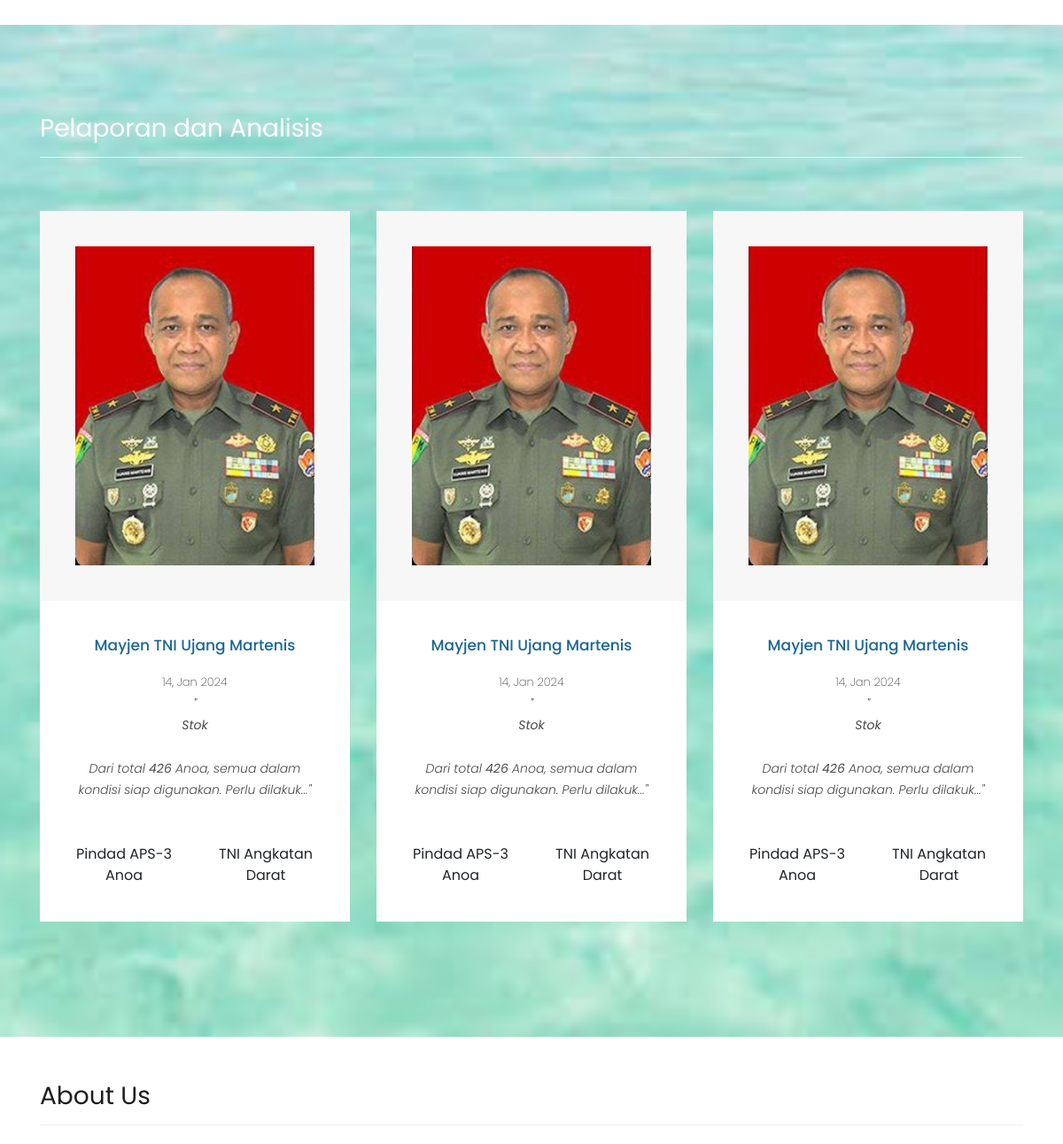
Before: / (middle part) with the older database file.
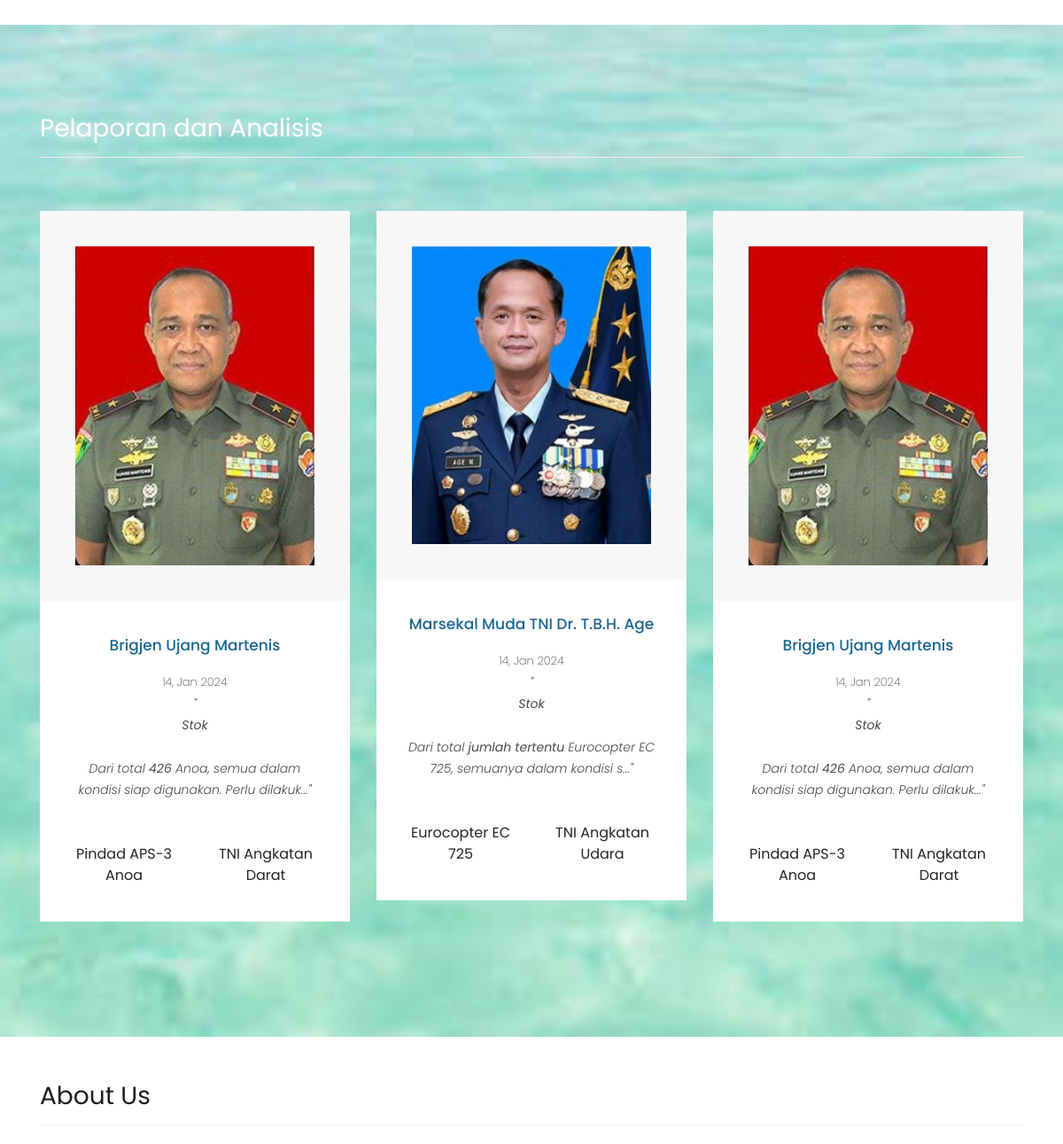
After: the same page with the newer database file.
### tables this page shows
CREATE TABLE `komentar` (
  `id_komentar` int(11) NOT NULL,
  `id_user` int(11) NOT NULL,
  `id_alusista` int(11) NOT NULL,
  `komentar` text NOT NULL,
  `tgl_komentar` date NOT NULL
);

CREATE TABLE `user` (
  `id_user` int(11) NOT NULL,
  `nama_user` varchar(32) NOT NULL,
  `username` varchar(32) NOT NULL,
  `password` varchar(32) NOT NULL,
  `jenis_kelamin` enum('Pria','Wanita','','') NOT NULL,
  `email_user` varchar(32) NOT NULL,
  `no_telp` varchar(15) NOT NULL,
  `alamat` text NOT NULL,
  `role` enum('ADMIN','USER','','') NOT NULL DEFAULT 'USER',
  `foto_user` varchar(32) NOT NULL
);

CREATE TABLE `alusista` (
  `id_alusista` int(11) NOT NULL,
  `nama_alusista` varchar(32) NOT NULL,
  `id_kategori` int(11) NOT NULL,
  `lokasi` varchar(32) NOT NULL,
  `fasilitas` text NOT NULL,
  `jumlah` int(11) NOT NULL,
  `deskripsi` longtext NOT NULL,
  `foto_1` varchar(32) NOT NULL,
  `foto_2` varchar(32) NOT NULL,
  `foto_3` varchar(32) NOT NULL,
  `foto_4` varchar(32) NOT NULL
);

CREATE TABLE `kategori` (
  `id_kategori` int(11) NOT NULL,
  `nama_kategori` varchar(32) NOT NULL,
  `foto_kategori` varchar(32) NOT NULL
);

### index.php (the view, shortened to what this page needs)
<?php
include "connection.php";
$alusistadbs = mysqli_query($connection, "SELECT * FROM alusista JOIN kategori ON alusista.id_kategori = kategori.id_kategori");
$komentar = mysqli_query($connection, "SELECT komentar.*, user.nama_user, user.foto_user , alusista.nama_alusista, kategori.id_kategori, kategori.nama_kategori FROM komentar JOIN user ON user.id_user = komentar.id_user JOIN alusista ON komentar.id_alusista = alusista.id_alusista RIGHT JOIN kategorI ON alusista.id_kategori = kategori.id_kategori");
?>
<!DOCTYPE html>
<html lang="en">
<head>
  <link href="vendor/bootstrap/css/bootstrap.min.css" rel="stylesheet">
  <link rel="stylesheet" href="assets/css/fontawesome.css">
  <link rel="stylesheet" href="assets/css/style.css">
  <link rel="stylesheet" href="assets/css/owl.css">
</head>
<body>
  <div class="latest-products">
    <div class="container">
      <div class="row justify-content-center">
        <?php
        if (mysqli_num_rows($alusistadbs) > 0) {
          foreach ($alusistadbs as $alusistadb) {
        ?>
            <div class="col-md-4">
            </div>
          <?php } ?>
        <?php } ?>
      </div>
    </div>
  </div>
  <div class="services" style="background-image: url(assets/images/other-image-fullscren-1-1920x900.jpg);">
    <div class="container">
      <div class="row">
        <div class="col-md-12">
          <div class="section-heading">
            <h2>Pelaporan dan Analisis</h2>
          </div>
        </div>
        <div class="col-md-12">
          <div class="owl-clients owl-carousel text-center">
            <?php foreach ($komentar as $key => $value) {
              if ($value['id_komentar'] != NULL) { ?>
                <div class="service-item">
                  <div class="icon">
                    <img src="assets/images/user/<?php echo $value['foto_user'] ?>" width="100%">
                  </div>
                  <div class="down-content">
                    <h4><?php echo $value['nama_user'] ?></h4>
                    <p class="n-m" style="font-weight: 200; font-size: small;"><?php echo date('d, M Y', strtotime($value['tgl_komentar'])) ?></p>
                    <p class="n-m"><em>"<?php if (strlen($value['komentar']) < 100) {
                                          echo substr($value['komentar'], 0, 100);
                                        } else {
                                          echo substr($value['komentar'], 0, 100) . '...';
                                        } ?>"</em></p>
                    <br>
                    <div class="row">
                      <div class="col"><?php echo $value['nama_alusista'] ?></div>
                      <div class="col"><?php echo $value['nama_kategori'] ?></div>
                    </div>
                  </div>
                </div>
            <?php }
            } ?>
          </div>
        </div>
      </div>
    </div>
  </div>
  <div class="best-features">
    <div class="container">
      <div class="row">
        <div class="col-md-12">
          <div class="section-heading">
            <h2>About Us</h2>
          </div>
        </div>
      </div>
    </div>
  </div>
</body>
</html>

### assets/css/style.css (style rules this page uses)
body { font-family: 'Poppins', sans-serif; overflow-x: hidden; text-rendering: optimizeLegibility; -webkit-font-smoothing: antialiased; -moz-osx-font-smoothing: grayscale; }
p { margin-bottom: 0px; font-size: 14px; font-weight: 300; color: #4a4a4a; line-height: 24px; }
h1, h2, h3, h4, h5, h6 { margin: 0px; }
.section-heading { text-align: left; margin-bottom: 60px; border-bottom: 1px solid #eee; }
.section-heading h2 { font-size: 28px; font-weight: 400; color: #1e1e1e; margin-bottom: 15px; }
.latest-products { margin-top: 100px; }
.best-features { margin-top: 50px; }
.best-features .container .row { padding-bottom: 30px; }
.services { background-position: center center; background-repeat: no-repeat; background-size: cover; background-attachment: fixed; padding: 100px 0px; }
.services .section-heading h2 { color: #fff; }
.service-item { text-align: center; margin-bottom: 30px; }
.service-item .icon { background-color: #f7f7f7; padding: 40px; }
.service-item .down-content { background-color: #fff; padding: 40px 30px; }
.service-item .down-content h4 { font-size: 17px; color: #1a6692; margin-bottom: 20px; }
.service-item .down-content p { margin-bottom: 25px; }
.n-m { margin: 0 !important; }

Changed rows visible on the page:
no longer on this page (row unchanged): komentar: user.foto_user (picture), user.nama_user "Mayjen TNI Ujang Martenis", tgl_komentar "14, Jan 2024", komentar "Stok Dari total 426 Anoa, semua dalam kondisi siap digunakan. Perlu dilakuk", id_alusista.nama_alusista "Pindad APS-3 Anoa", kategori.nama_kategori "TNI Angkatan Darat"
added komentar: user.foto_user (picture), user.nama_user "Brigjen Ujang Martenis", tgl_komentar "14, Jan 2024", komentar "Stok Dari total 426 Anoa, semua dalam kondisi siap digunakan. Perlu dilakuk", id_alusista.nama_alusista "Pindad APS-3 Anoa", kategori.nama_kategori "TNI Angkatan Darat"
added komentar: user.foto_user (picture), user.nama_user "Marsekal Muda TNI Dr. T.B.H. Age", tgl_komentar "14, Jan 2024", komentar "Stok Dari total jumlah tertentu Eurocopter EC 725, semuanya dalam kondisi s", id_alusista.nama_alusista "Eurocopter EC 725", kategori.nama_kategori "TNI Angkatan Udara"
